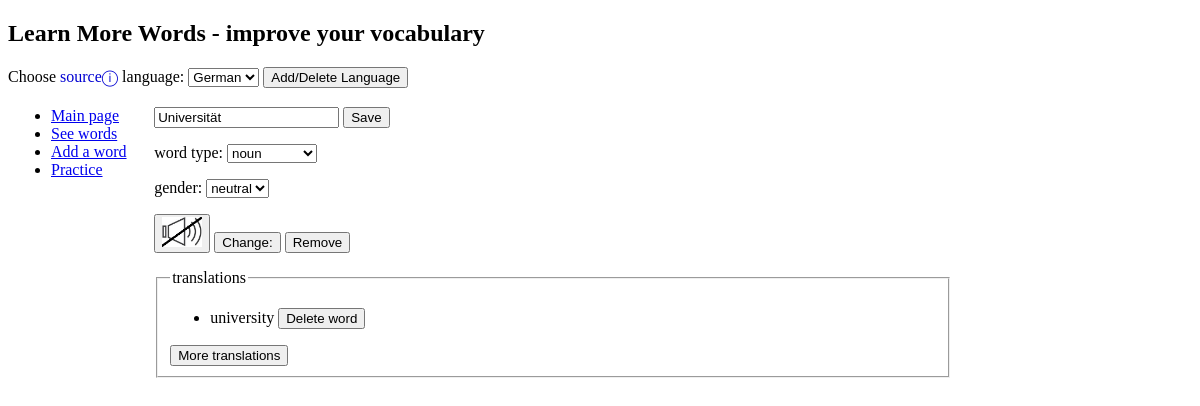
The app's page /dictionary/German/forms/edit_word/123, older data.
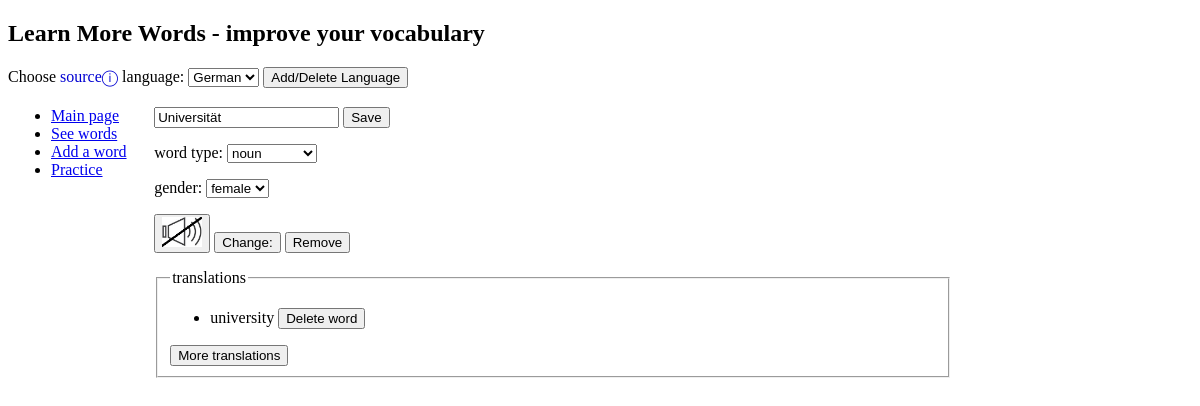
The same page, newer data.
### dictionary/models.py (models this page shows)
class Word(models.Model):
    class Meta:
        db_table = 'word'
    class WordType(models.TextChoices):
        NOUN = 'n', _('noun')
        VERB = 'v', _('verb')
        ADJECTIVE = 'adj', _('adjective')
        ADVERB = 'adv', _('adverb')
        CONJUNCTION = 'con', _('conjunction')
        OTHER = 'other', _('other')
    class GenderType(models.TextChoices):
        MALE = 'm', _('male')
        FEMALE = 'f', _('female')
        NEUTRAL = 'n', _('neutral')
        NONE = 'na', _('none')
    word_text = models.CharField(max_length=200)
    word_type = models.CharField(max_length=20, choices=WordType.choices, default=WordType.OTHER)
    language = models.CharField(max_length=30, default='English')
    gender = models.CharField(max_length=2, default=GenderType.NONE)
    date_added = models.DateTimeField()
    translations = models.ManyToManyField('self', through="translation", symmetrical=False)
    pronunciation = models.CharField(max_length=300, default='')
    last_practiced = models.DateTimeField(default=timezone.now)
    mistakes = models.IntegerField(default=0)
    correct = models.IntegerField(default=0)

### dictionary/views/views_dictionary.py (the view)
# urls.py: path("<str:lang>/forms/edit_word/<int:word_id>", views.edit_word, name="edit_word_form"),  # GET -> update word form
def edit_word(request, word_id, lang=''):
    langs, lang = get_lang_menu(lang)
    word = Word.objects.get(pk=word_id)
    translations, synonyms = get_translations_and_synonyms(word_id)
    context = {
        'langs': langs,
        'lang': lang,
        'word': word,
        'synonyms': synonyms,
        'translations': translations,
    }
    return render(request, "dictionary/edit_word.html", context)

### dictionary/views/views_dictionary.py (called while the page is built)
def get_translations_and_synonyms(word_id):
    translations = [_.target_word for _ in Translation.objects.filter(source_word=word_id)]
    synonyms = [_.source_word for _ in
                Translation.objects.filter(target_word__in=[tr.id for tr in translations])
                if not _.source_word.id == word_id]
    return translations, synonyms

def get_lang_menu(lang):
    langs = Language.objects.values_list('name', flat=True).order_by('name')
    if not lang:
        if langs:
            lang = langs[0]
        else:
            lang = 'English'
    return langs, lang

### dictionary/templates/dictionary/edit_word.html (shortened to what this page needs)
{% extends "dictionary/base.html" %}
{% block content %}
{% load static %}
<form action="{% url 'dictionary:word' lang=lang word_id=word.id %}" method="post" enctype="multipart/form-data">
    <p>
        <input type="text" id="word_text" name="word_text" value="{{ word.word_text }}">
        <button type="submit">Save</button>
    </p>
    <p>
        <label for="word_type">word type:</label>
        <select name="word_type" id="word_type">
            {% if word.word_type == "n" %}
                <option value="n" selected>noun</option>
            {% else %}
                <option value="n">noun</option>
            {% endif %}
        </select>
    </p>
    <p>
        <label for="gender">gender:</label>
        <select name="gender" id="gender">
            {% if word.gender == "f" %}
                <option value="f"  class="female" selected>female</option>
            {% else %}
                <option value="f"  class="female">female</option>
            {% endif %}
            {% if word.gender == "n" %}
                <option value="n"  class="neutral" selected>neutral</option>
            {% else %}
                <option value="n"  class="neutral">neutral</option>
            {% endif %}
        </select>
    </p>
    <p>
        <button type="button" onclick="playAudio('{{ word.pronunciation }}')">
            {% if word.pronunciation %}
                <img id="pronunciation_img" src="{% static 'dictionary/audio.jpg' %}" height="30">
            {% else %}
                <img id="pronunciation_img" src="{% static 'dictionary/no_audio.jpg' %}" height="30">
            {% endif %}
        </button>
        <button type="button" onclick="changeAudio('pronunciation', 'pronunciation_img')">Change:</button>
        <button type="button" onclick="deleteAudio('pronunciation_deleted', 'pronunciation_img')">Remove</button>
    </p>
    <fieldset id="translations">
        <legend>translations</legend>
            <ul>
                {% for translation in translations %}
                    <li id="translation{{ forloop.counter }}_li">
                        {{ translation.word_text }}
                        <button type="button" onclick="deleteWord('{{ translation.id }}', 'translation{{ forloop.counter }}_to_delete', 'translation{{ forloop.counter }}_li')">Delete word</button>
                    </li>
                {% endfor %}
            </ul>
        {% if not lang == 'origin' %}
            <button type="button" onclick="addMoreFields('translation', 'translations')">More translations</button>
            <br>
        {% endif %}
    </fieldset>
</form>
{% endblock %}

Row changes from the older to the newer data that the page shows:
changed Word "Universität": gender "neutral" → "female"
